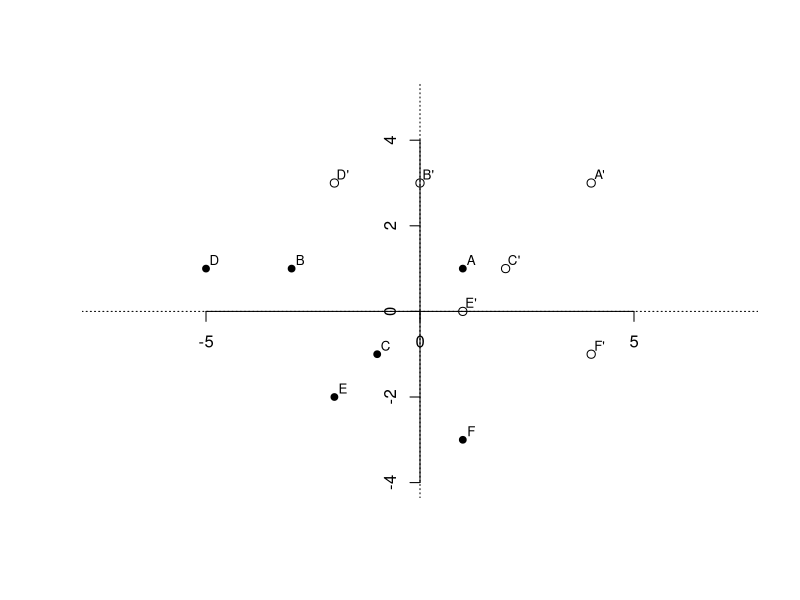
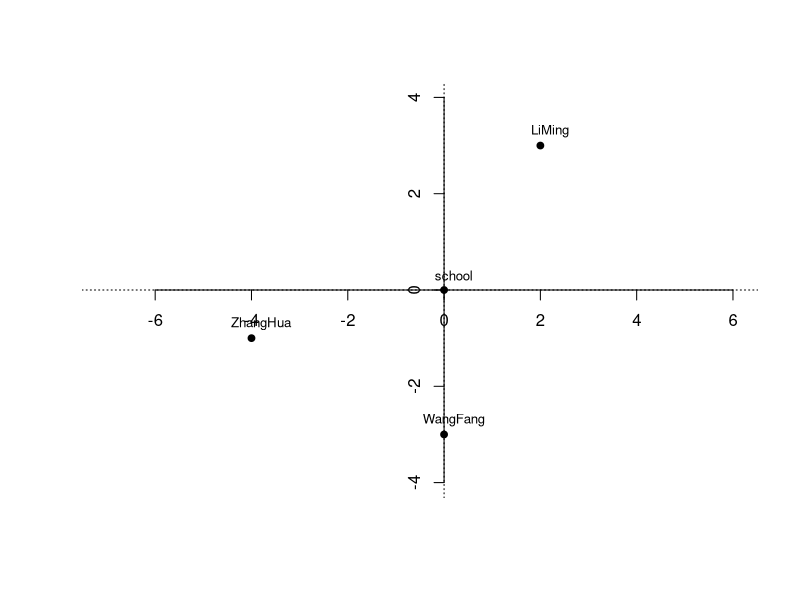
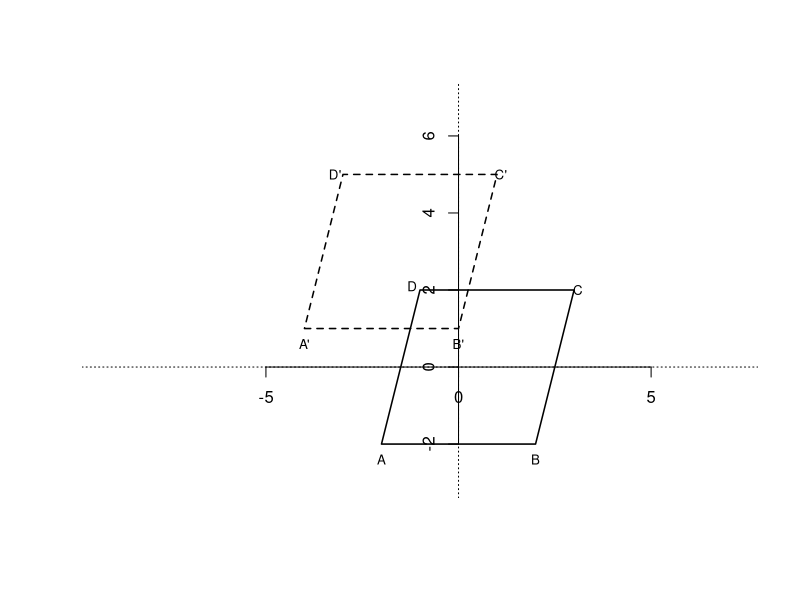
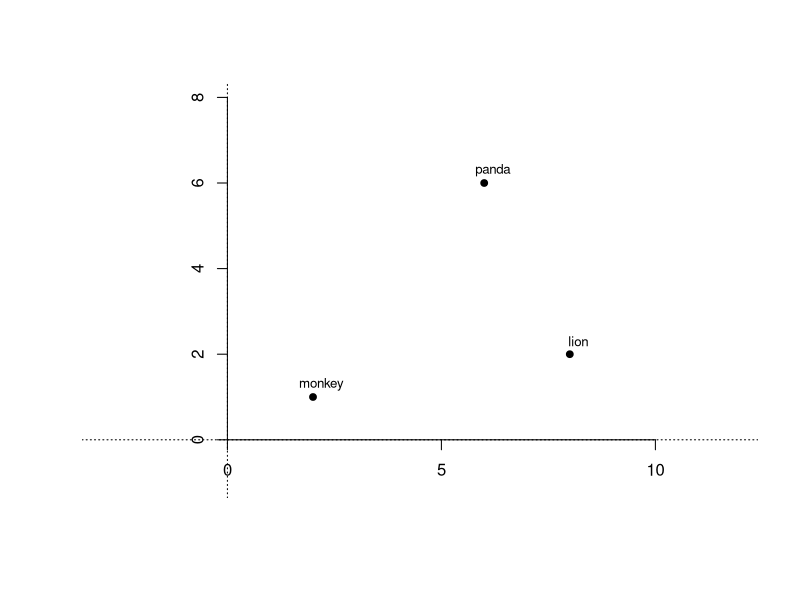

Here is the R script that generated these plots, in order:
setwd("C:/Users/18904/Github/junior-mathematics/codes")
if(!dir.exists("../figures"))dir.create("../figures")

# week42-1: six airplanes formation before and after translation
draw1=function(){
  plot(0,0,xlim=c(-6,6),ylim=c(-4,5),type="n",xlab="",ylab="",asp=1,axes=FALSE)
  abline(h=0,v=0,lty=3)
  axis(1,pos=0); axis(2,pos=0)
  old=list(A=c(1,1),B=c(-3,1),C=c(-1,-1),D=c(-5,1),E=c(-2,-2),F=c(1,-3))
  new=list(Ar=c(4,3),Br=c(0,3),Cr=c(2,1),Dr=c(-2,3),Er=c(1,0),Fr=c(4,-1))
  for(n in names(old)){p=old[[n]];points(p[1],p[2],pch=19,cex=0.9);text(p[1]+0.2,p[2]+0.2,n,cex=0.8)}
  for(n in names(new)){p=new[[n]];points(p[1],p[2],pch=1,cex=1.1);text(p[1]+0.2,p[2]+0.2,gsub("r","'",n),cex=0.8)}
}
cairo_pdf("../figures/week42-1.pdf",width=4,height=4,family="sans");draw1();dev.off()
svglite::svglite("../figures/week42-1.svg",width=4,height=4);draw1();dev.off()

# week42-2: school and three homes (unit=500m)
draw2=function(){
  plot(0,0,xlim=c(-5,4),ylim=c(-4,4),type="n",xlab="",ylab="",asp=1,axes=FALSE)
  abline(h=0,v=0,lty=3)
  axis(1,pos=0); axis(2,pos=0)
  pts=list(school=c(0,0),LiMing=c(2,3),ZhangHua=c(-4,-1),WangFang=c(0,-3))
  for(n in names(pts)){p=pts[[n]];points(p[1],p[2],pch=19,cex=0.9);text(p[1]+0.2,p[2]+0.3,n,cex=0.8)}
}
cairo_pdf("../figures/week42-2.pdf",width=4,height=4,family="sans");draw2();dev.off()
svglite::svglite("../figures/week42-2.svg",width=4,height=4);draw2();dev.off()

# week42-3: parallelogram and its translation (left2 up3)
draw3=function(){
  plot(0,0,xlim=c(-5,3),ylim=c(-3,7),type="n",xlab="",ylab="",asp=1,axes=FALSE)
  abline(h=0,v=0,lty=3)
  axis(1,pos=0); axis(2,pos=0)
  old=matrix(c(-2,-2,2,-2,3,2,-1,2,-2,-2),ncol=2,byrow=TRUE)
  new=matrix(c(-4,1,0,1,1,5,-3,5,-4,1),ncol=2,byrow=TRUE)
  lines(old,lwd=1.5); lines(new,lwd=1.5,lty=2)
  text(-2,-2.4,"A",cex=0.8);text(2,-2.4,"B",cex=0.8);text(3.1,2,"C",cex=0.8);text(-1.2,2.1,"D",cex=0.8)
  text(-4,0.6,"A'",cex=0.8);text(0,0.6,"B'",cex=0.8);text(1.1,5,"C'",cex=0.8);text(-3.2,5,"D'",cex=0.8)
}
cairo_pdf("../figures/week42-3.pdf",width=4,height=4,family="sans");draw3();dev.off()
svglite::svglite("../figures/week42-3.svg",width=4,height=4);draw3();dev.off()

# week42-4: zoo map monkey mountain, lion tiger, panda house
draw4=function(){
  plot(0,0,xlim=c(-1,10),ylim=c(-1,8),type="n",xlab="",ylab="",asp=1,axes=FALSE)
  abline(h=0,v=0,lty=3)
  axis(1,pos=0); axis(2,pos=0)
  pts=list(monkey=c(2,1),lion=c(8,2),panda=c(6,6))
  for(n in names(pts)){p=pts[[n]];points(p[1],p[2],pch=19,cex=0.9);text(p[1]+0.2,p[2]+0.3,n,cex=0.8)}
}
cairo_pdf("../figures/week42-4.pdf",width=4,height=4,family="sans");draw4();dev.off()
svglite::svglite("../figures/week42-4.svg",width=4,height=4);draw4();dev.off()
